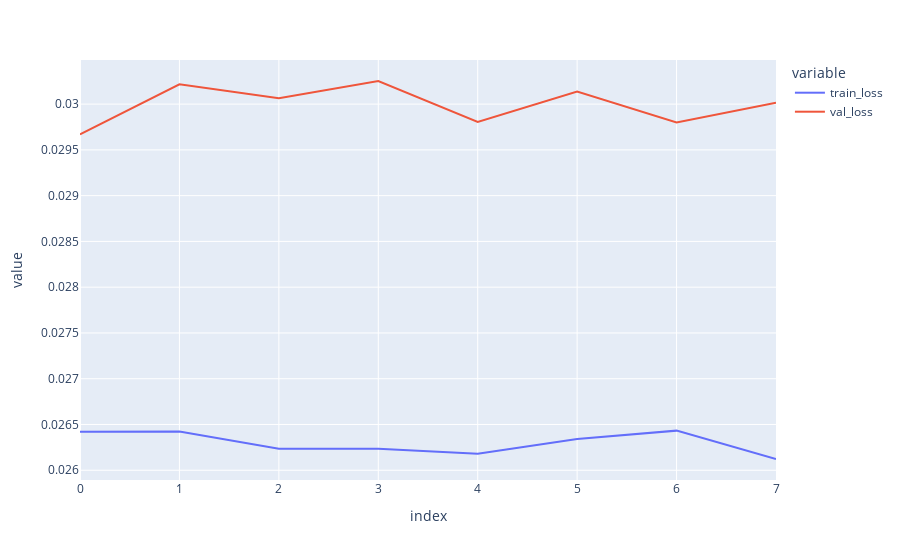

Source (notebook cell):
### Code cell
px.line(df[["train_loss", "val_loss"]])

### Figure 1 — Plotly figure (JSON) as saved in the notebook; plotly's stock layout.template omitted (floating-point values rounded to 4 significant figures)
{"data": [{"hovertemplate": "variable=train_loss<br>index=%{x}<br>value=%{y}<extra></extra>", "legendgroup": "train_loss", "line": {"color": "#636efa", "dash": "solid"}, "marker": {"symbol": "circle"}, "mode": "lines", "name": "train_loss", "orientation": "v", "showlegend": true, "type": "scatter", "x": [0, 1, 2, 3, 4, 5, 6, 7], "xaxis": "x", "y": [0.02642, 0.02642, 0.02624, 0.02623, 0.02618, 0.02634, 0.02643, 0.02612], "yaxis": "y"}, {"hovertemplate": "variable=val_loss<br>index=%{x}<br>value=%{y}<extra></extra>", "legendgroup": "val_loss", "line": {"color": "#EF553B", "dash": "solid"}, "marker": {"symbol": "circle"}, "mode": "lines", "name": "val_loss", "orientation": "v", "showlegend": true, "type": "scatter", "x": [0, 1, 2, 3, 4, 5, 6, 7], "xaxis": "x", "y": [0.02967, 0.03022, 0.03007, 0.03025, 0.02981, 0.03014, 0.0298, 0.03002], "yaxis": "y"}], "layout": {"legend": {"title": {"text": "variable"}, "tracegroupgap": 0}, "margin": {"t": 60}, "xaxis": {"anchor": "y", "domain": [0, 1], "title": {"text": "index"}}, "yaxis": {"anchor": "x", "domain": [0, 1], "title": {"text": "value"}}}}
